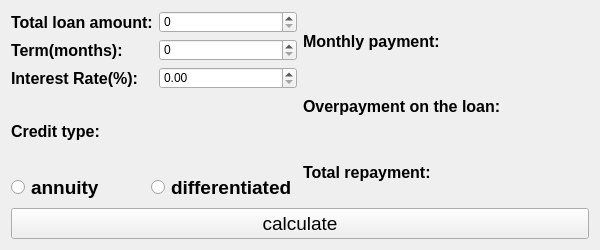
<?xml version="1.0" encoding="UTF-8"?>
<ui version="4.0">
 <class>CreditCalculator</class>
 <widget class="QWidget" name="CreditCalculator">
  <property name="geometry">
   <rect>
    <x>0</x>
    <y>0</y>
    <width>600</width>
    <height>250</height>
   </rect>
  </property>
  <property name="minimumSize">
   <size>
    <width>600</width>
    <height>250</height>
   </size>
  </property>
  <property name="maximumSize">
   <size>
    <width>600</width>
    <height>250</height>
   </size>
  </property>
  <property name="windowTitle">
   <string>credit calculator</string>
  </property>
  <property name="styleSheet">
   <string notr="true">CreditCalculator {
	background-color: rgb(51, 255, 102);
}</string>
  </property>
  <layout class="QGridLayout" name="gridLayout">
   <item row="0" column="0">
    <layout class="QVBoxLayout" name="verticalLayout_7">
     <item>
      <layout class="QHBoxLayout" name="horizontalLayout_4">
       <item>
        <layout class="QVBoxLayout" name="verticalLayout_4">
         <item>
          <layout class="QHBoxLayout" name="horizontalLayout">
           <item>
            <layout class="QVBoxLayout" name="verticalLayout_2">
             <item>
              <widget class="QLabel" name="label_1">
               <property name="font">
                <font>
                 <pointsize>12</pointsize>
                 <bold>true</bold>
                </font>
               </property>
               <property name="text">
                <string>Total loan amount:</string>
               </property>
              </widget>
             </item>
             <item>
              <widget class="QLabel" name="label_2">
               <property name="font">
                <font>
                 <pointsize>12</pointsize>
                 <bold>true</bold>
                </font>
               </property>
               <property name="text">
                <string>Term(months):</string>
               </property>
              </widget>
             </item>
             <item>
              <widget class="QLabel" name="label_3">
               <property name="font">
                <font>
                 <pointsize>12</pointsize>
                 <bold>true</bold>
                </font>
               </property>
               <property name="text">
                <string>Interest Rate(%):</string>
               </property>
              </widget>
             </item>
            </layout>
           </item>
           <item>
            <layout class="QVBoxLayout" name="verticalLayout">
             <item>
              <widget class="QSpinBox" name="spinBoxTotalCreditSum">
               <property name="maximum">
                <number>100000000</number>
               </property>
               <property name="singleStep">
                <number>10000</number>
               </property>
              </widget>
             </item>
             <item>
              <widget class="QSpinBox" name="spinBoxTerm">
               <property name="maximum">
                <number>600</number>
               </property>
               <property name="singleStep">
                <number>1</number>
               </property>
              </widget>
             </item>
             <item>
              <widget class="QDoubleSpinBox" name="spinBoxInterestRate">
               <property name="maximum">
                <double>100.000000000000000</double>
               </property>
              </widget>
             </item>
            </layout>
           </item>
          </layout>
         </item>
         <item>
          <layout class="QVBoxLayout" name="verticalLayout_3">
           <item>
            <widget class="QLabel" name="label_4">
             <property name="font">
              <font>
               <pointsize>12</pointsize>
               <bold>true</bold>
              </font>
             </property>
             <property name="text">
              <string>Credit type:</string>
             </property>
            </widget>
           </item>
           <item>
            <layout class="QHBoxLayout" name="horizontalLayout_2">
             <item>
              <widget class="QRadioButton" name="radioButton_ann">
               <property name="font">
                <font>
                 <pointsize>14</pointsize>
                 <bold>true</bold>
                </font>
               </property>
               <property name="text">
                <string>annuity</string>
               </property>
              </widget>
             </item>
             <item>
              <widget class="QRadioButton" name="radioButton_diff">
               <property name="font">
                <font>
                 <pointsize>14</pointsize>
                 <bold>true</bold>
                </font>
               </property>
               <property name="text">
                <string>differentiated</string>
               </property>
              </widget>
             </item>
            </layout>
           </item>
          </layout>
         </item>
        </layout>
       </item>
       <item>
        <layout class="QHBoxLayout" name="horizontalLayout_3">
         <item>
          <layout class="QVBoxLayout" name="verticalLayout_5">
           <property name="spacing">
            <number>6</number>
           </property>
           <property name="sizeConstraint">
            <enum>QLayout::SetDefaultConstraint</enum>
           </property>
           <property name="rightMargin">
            <number>0</number>
           </property>
           <property name="bottomMargin">
            <number>0</number>
           </property>
           <item>
            <widget class="QLabel" name="label_5">
             <property name="font">
              <font>
               <pointsize>12</pointsize>
               <bold>true</bold>
              </font>
             </property>
             <property name="text">
              <string>Monthly payment:</string>
             </property>
            </widget>
           </item>
           <item>
            <widget class="QLabel" name="label_6">
             <property name="font">
              <font>
               <pointsize>12</pointsize>
               <bold>true</bold>
              </font>
             </property>
             <property name="text">
              <string>Overpayment on the loan:</string>
             </property>
            </widget>
           </item>
           <item>
            <widget class="QLabel" name="label_7">
             <property name="font">
              <font>
               <pointsize>12</pointsize>
               <bold>true</bold>
              </font>
             </property>
             <property name="text">
              <string>Total repayment:</string>
             </property>
            </widget>
           </item>
          </layout>
         </item>
         <item>
          <layout class="QVBoxLayout" name="verticalLayout_6">
           <item>
            <widget class="QLabel" name="label_monthly_payment">
             <property name="font">
              <font>
               <pointsize>12</pointsize>
               <bold>true</bold>
              </font>
             </property>
             <property name="text">
              <string/>
             </property>
            </widget>
           </item>
           <item>
            <widget class="QLabel" name="label_overpayment">
             <property name="font">
              <font>
               <pointsize>12</pointsize>
               <bold>true</bold>
              </font>
             </property>
             <property name="text">
              <string/>
             </property>
            </widget>
           </item>
           <item>
            <widget class="QLabel" name="label_total_repayment">
             <property name="font">
              <font>
               <pointsize>12</pointsize>
               <bold>true</bold>
              </font>
             </property>
             <property name="text">
              <string/>
             </property>
            </widget>
           </item>
          </layout>
         </item>
        </layout>
       </item>
      </layout>
     </item>
     <item>
      <widget class="QPushButton" name="button_calculate">
       <property name="font">
        <font>
         <pointsize>14</pointsize>
        </font>
       </property>
       <property name="text">
        <string>calculate</string>
       </property>
      </widget>
     </item>
    </layout>
   </item>
  </layout>
 </widget>
 <resources/>
 <connections/>
</ui>
